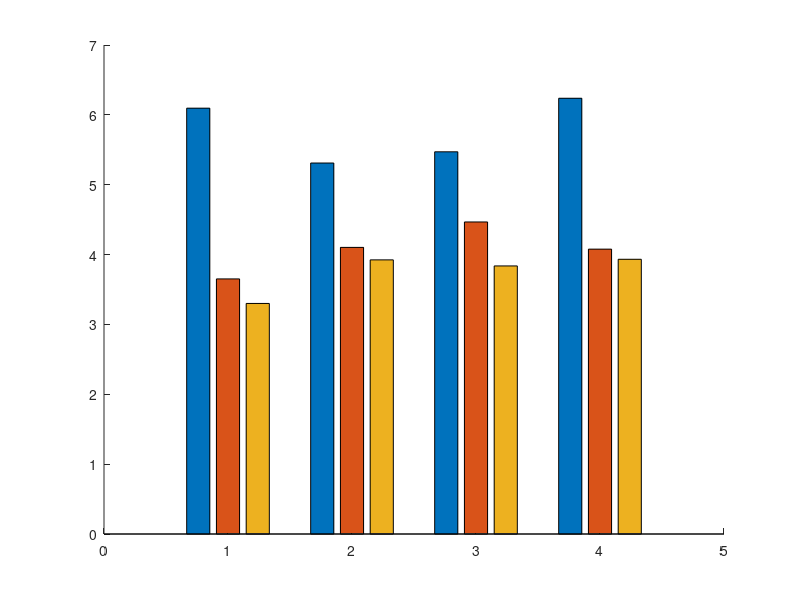

The MATLAB source for this figure: (Note: this script raises an error after producing the figure.)

% =========================================================================
% Supplementary Figure 1: MRI Thresholds across Motion Directions
% Grouped bars + individual subject scatter + SEM error bars
% =========================================================================

% Load data
% Threshold_MRI: 3 x 4
%   Row 1 = Pre
%   Row 2 = Post1
%   Row 3 = Post2
%   Cols  = 0, 30, 60, 90 degrees
%
% subject_data: 13 x 12
%   Cols 1:4   = Pre,   0/30/60/90 degrees
%   Cols 5:8   = Post1, 0/30/60/90 degrees
%   Cols 9:12  = Post2, 0/30/60/90 degrees

%% Reactivation group
load('Fig_S1.mat', 'Threshold_MRI', 'subject_data');

% --- 1. Data Preparation ---
% assert(isequal(size(Threshold_MRI), [3, 4]), ...
%     'Threshold_MRI must be a 3 x 4 matrix.');
% 
% assert(isequal(size(subject_data), [13, 12]), ...
%     'subject_data must be a 13 x 12 matrix.');

% Rows = directions; columns = test phases
Y = Threshold_MRI';

% Calculate SEM from individual subject data
SE_MRI = zeros(3, 4);

for cond = 1:3
    for dir_idx = 1:4
        col_idx = (cond - 1) * 4 + dir_idx;
        vals = subject_data(:, col_idx);
        vals = vals(isfinite(vals));

        SE_MRI(cond, dir_idx) = std(vals, 0) / sqrt(numel(vals));
    end
end

SE_plot = SE_MRI';

% --- 2. Classic Color Palette ---
c_pre   = [127, 127, 127] / 255; % Gray
c_post1 = [91, 155, 213] / 255;  % Blue
c_post2 = [237, 125, 49] / 255;  % Orange

colors = [c_pre; c_post1; c_post2];

% --- 3. Initialize Figure ---
figure('Name', 'Supplementary Figure - MRI Thresholds', ...
    'Position', [100, 100, 760, 480], ...
    'Color', 'w');

ax = axes;
hold(ax, 'on');

x = 1:4;
bar_width = 0.8;

% --- 4. Plot Grouped Bars ---
b = bar(ax, x, Y, 'grouped', 'BarWidth', bar_width);

for cond = 1:3
    b(cond).FaceColor = colors(cond, :);
    b(cond).EdgeColor = 'none';
end

% Get actual bar centers
bar_centers = zeros(4, 3);

for cond = 1:3
    bar_centers(:, cond) = b(cond).XEndPoints(:);
end

% --- 5. Overlay Individual Subject Scatter ---
% Each direction contains 13 individual subject values per condition.

marker_size = 18;  % Smaller scatter points

for cond = 1:3
    for dir_idx = 1:4

        col_idx = (cond - 1) * 4 + dir_idx;
        vals = subject_data(:, col_idx);

        % Ignore missing or non-finite values
        valid = isfinite(vals);
        vals = vals(valid);

        % Center subjects on the corresponding bar;
        % beeswarm spreads points horizontally to reduce overlap
        x_scatter = repmat( ...
            bar_centers(dir_idx, cond), numel(vals), 1);

        beeswarm(x_scatter, vals, ...
            'sort_style', 'up', ...
            'use_current_axes', true, ...
            'colormap', colors(cond, :), ...
            'MarkerFaceAlpha', 1, ...
            'MarkerEdgeColor', 'white');

    end
end

% Reduce the size of all individual scatter markers
% The beeswarm output is plotted as Scatter objects.
scatter_handles = findobj(ax, 'Type', 'Scatter');

for k = 1:numel(scatter_handles)
    scatter_handles(k).SizeData = marker_size;
end

% Ensure bars are behind the scatter and error bars
set(ax, 'SortMethod', 'childorder');

% --- 6. Plot SEM Error Bars ---
for cond = 1:3
    errorbar(ax, bar_centers(:, cond), Y(:, cond), SE_plot(:, cond), ...
        'Color', [0.35, 0.35, 0.35], ...
        'LineStyle', 'none', ...
        'LineWidth', 1.3, ...
        'CapSize', 4);
end

% --- 7. Axes Formatting ---
ylabel(ax, 'Threshold (°)', ...
    'FontSize', 18, ...
    'FontName', 'Arial');

xlim(ax, [0.5, 4.5]);
xticks(ax, 1:4);
xticklabels(ax, {'0°', '30°', '60°', '90°'});

% Requested Y-axis range
ylim(ax, [0, 10]);
yticks(ax, 0:1:10);

set(ax, ...
    'FontName', 'Arial', ...
    'FontSize', 14, ...
    'LineWidth', 1.2, ...
    'TickDir', 'out', ...
    'TickLength', [0.015, 0.015]);

box(ax, 'off');

% --- 8. Legend ---
lgd = legend(ax, b, {'Pre', 'Post1', 'Post2'}, ...
    'Location', 'southoutside', ...
    'Orientation', 'horizontal');

lgd.Box = 'off';
lgd.FontName = 'Arial';
lgd.FontSize = 13;

hold(ax, 'off');

% --- 9. Export (optional) ---
% exportgraphics(gcf, ...
%     'Supplementary_MRI_Thresholds.png', ...
%     'Resolution', 600);

% exportgraphics(gcf, ...
%     'Supplementary_MRI_Thresholds.pdf', ...
%     'ContentType', 'vector');


%% Reactivation group
load('Fig_S1_control.mat', 'Threshold_MRI', 'subject_data');

% --- 1. Data Preparation ---
% assert(isequal(size(Threshold_MRI), [3, 4]), ...
%     'Threshold_MRI must be a 3 x 4 matrix.');
% 
% assert(isequal(size(subject_data), [13, 12]), ...
%     'subject_data must be a 13 x 12 matrix.');

% Rows = directions; columns = test phases
Y = Threshold_MRI';

% Calculate SEM from individual subject data
SE_MRI = zeros(3, 4);

for cond = 1:3
    for dir_idx = 1:4
        col_idx = (cond - 1) * 4 + dir_idx;
        vals = subject_data(:, col_idx);
        vals = vals(isfinite(vals));

        SE_MRI(cond, dir_idx) = std(vals, 0) / sqrt(numel(vals));
    end
end

SE_plot = SE_MRI';

% --- 2. Classic Color Palette ---
c_pre   = [127, 127, 127] / 255; % Gray
c_post1 = [91, 155, 213] / 255;  % Blue
c_post2 = [237, 125, 49] / 255;  % Orange

colors = [c_pre; c_post1; c_post2];

% --- 3. Initialize Figure ---
figure('Name', 'Supplementary Figure - MRI Thresholds', ...
    'Position', [100, 100, 760, 480], ...
    'Color', 'w');

ax = axes;
hold(ax, 'on');

x = 1:4;
bar_width = 0.8;

% --- 4. Plot Grouped Bars ---
b = bar(ax, x, Y, 'grouped', 'BarWidth', bar_width);

for cond = 1:3
    b(cond).FaceColor = colors(cond, :);
    b(cond).EdgeColor = 'none';
end

% Get actual bar centers
bar_centers = zeros(4, 3);

for cond = 1:3
    bar_centers(:, cond) = b(cond).XEndPoints(:);
end

% --- 5. Overlay Individual Subject Scatter ---
% Each direction contains 13 individual subject values per condition.

marker_size = 18;  % Smaller scatter points

for cond = 1:3
    for dir_idx = 1:4

        col_idx = (cond - 1) * 4 + dir_idx;
        vals = subject_data(:, col_idx);

        % Ignore missing or non-finite values
        valid = isfinite(vals);
        vals = vals(valid);

        % Center subjects on the corresponding bar;
        % beeswarm spreads points horizontally to reduce overlap
        x_scatter = repmat( ...
            bar_centers(dir_idx, cond), numel(vals), 1);

        beeswarm(x_scatter, vals, ...
            'sort_style', 'up', ...
            'use_current_axes', true, ...
            'colormap', colors(cond, :), ...
            'MarkerFaceAlpha', 1, ...
            'MarkerEdgeColor', 'white');

    end
end

% Reduce the size of all individual scatter markers
% The beeswarm output is plotted as Scatter objects.
scatter_handles = findobj(ax, 'Type', 'Scatter');

for k = 1:numel(scatter_handles)
    scatter_handles(k).SizeData = marker_size;
end

% Ensure bars are behind the scatter and error bars
set(ax, 'SortMethod', 'childorder');

% --- 6. Plot SEM Error Bars ---
for cond = 1:3
    errorbar(ax, bar_centers(:, cond), Y(:, cond), SE_plot(:, cond), ...
        'Color', [0.35, 0.35, 0.35], ...
        'LineStyle', 'none', ...
        'LineWidth', 1.3, ...
        'CapSize', 4);
end

% --- 7. Axes Formatting ---
ylabel(ax, 'Threshold (°)', ...
    'FontSize', 18, ...
    'FontName', 'Arial');

xlim(ax, [0.5, 4.5]);
xticks(ax, 1:4);
xticklabels(ax, {'0°', '30°', '60°', '90°'});

% Requested Y-axis range
ylim(ax, [0, 10]);
yticks(ax, 0:1:10);

set(ax, ...
    'FontName', 'Arial', ...
    'FontSize', 14, ...
    'LineWidth', 1.2, ...
    'TickDir', 'out', ...
    'TickLength', [0.015, 0.015]);

box(ax, 'off');

% --- 8. Legend ---
lgd = legend(ax, b, {'Pre', 'Post1', 'Post2'}, ...
    'Location', 'southoutside', ...
    'Orientation', 'horizontal');

lgd.Box = 'off';
lgd.FontName = 'Arial';
lgd.FontSize = 13;

hold(ax, 'off');

% --- 9. Export (optional) ---
% exportgraphics(gcf, ...
%     'Supplementary_MRI_Thresholds.png', ...
%     'Resolution', 600);

% exportgraphics(gcf, ...
%     'Supplementary_MRI_Thresholds.pdf', ...
%     'ContentType', 'vector');
